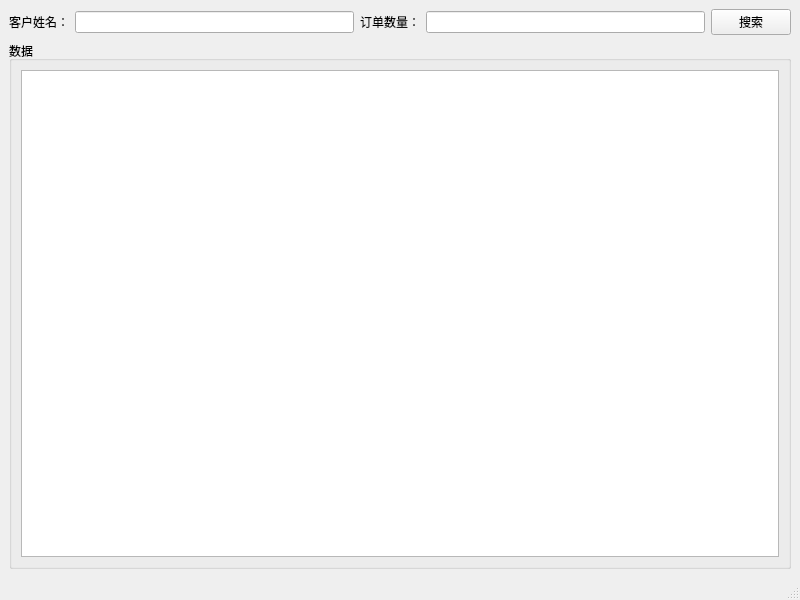
<?xml version="1.0" encoding="UTF-8"?>
<ui version="4.0">
 <class>MainWindow</class>
 <widget class="QMainWindow" name="MainWindow">
  <property name="geometry">
   <rect>
    <x>0</x>
    <y>0</y>
    <width>800</width>
    <height>600</height>
   </rect>
  </property>
  <property name="windowTitle">
   <string>主窗口</string>
  </property>
  <widget class="QWidget" name="centralwidget">
   <layout class="QVBoxLayout" name="verticalLayout_2">
    <item>
     <layout class="QHBoxLayout" name="horizontalLayout">
      <item>
       <widget class="QLabel" name="label">
        <property name="text">
         <string>客户姓名：</string>
        </property>
       </widget>
      </item>
      <item>
       <widget class="QLineEdit" name="lineedit_clientname"/>
      </item>
      <item>
       <widget class="QLabel" name="label_2">
        <property name="text">
         <string>订单数量：</string>
        </property>
       </widget>
      </item>
      <item>
       <widget class="QLineEdit" name="lineedit_ordercount"/>
      </item>
      <item>
       <widget class="QPushButton" name="btn_search">
        <property name="text">
         <string>搜索</string>
        </property>
       </widget>
      </item>
     </layout>
    </item>
    <item>
     <widget class="QGroupBox" name="groupBox">
      <property name="title">
       <string>数据</string>
      </property>
      <layout class="QVBoxLayout" name="verticalLayout">
       <item>
        <widget class="QTableWidget" name="data_tablewidget"/>
       </item>
      </layout>
     </widget>
    </item>
   </layout>
  </widget>
  <widget class="QMenuBar" name="menubar">
   <property name="geometry">
    <rect>
     <x>0</x>
     <y>0</y>
     <width>800</width>
     <height>25</height>
    </rect>
   </property>
  </widget>
  <widget class="QStatusBar" name="statusbar"/>
 </widget>
 <resources/>
 <connections/>
</ui>
